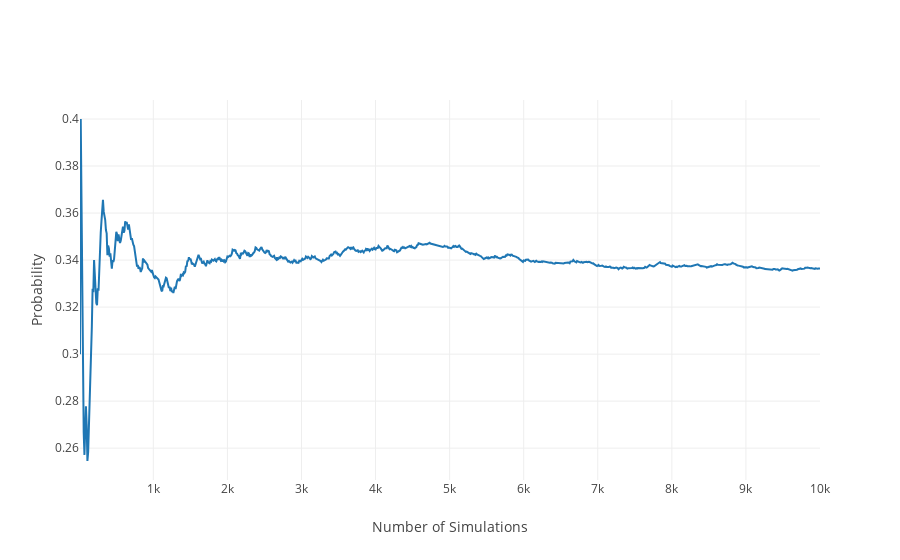

Here is the notebook cell this chart was saved with:
### Markdown cell above
For two events, the probability that at least one occurs is given by:
## P(A or B) = P(A) + P(B) - P(A and B)
For our dice example, we can see that:<br>
P(A4 or A3) = P(A4) + P(A3) - P(A4 and A3)<br>
P(A4 or A3) = 1/6 + 1/6 - 0<br>
P(A4 or A3) = 2/6 = 1/3 = 0.33

### Code cell
dice_rolls = np.arange(1,7)
count_hits = 0
x_data = []
y_data = []

for num_simulations in range(1, 10001):
    roll = np.random.choice(dice_rolls)
    if (roll == 4) | (roll == 3) :
        count_hits += 1
    if (num_simulations % 10) == 0:
        y_data.append(float(count_hits) / float(num_simulations))
        x_data.append(num_simulations)

# Plot the figure
fig = plot_probs(x_data, y_data)
iplot(fig)

### Figure 1 — Plotly figure (JSON) as saved in the notebook; plotly's stock layout.template omitted (floating-point values rounded to 4 significant figures; data arrays with more than 128 entries replaced by an {"elided": "..."} marker saying what was removed)
{"data": [{"type": "scatter", "uid": "02ba8a00-c8e0-4aae-afa9-dc421f1f9efa", "x": {"elided": "1000 int values"}, "y": {"elided": "1000 float values"}}], "layout": {"xaxis": {"title": "Number of Simulations"}, "yaxis": {"title": "Probability"}}}
